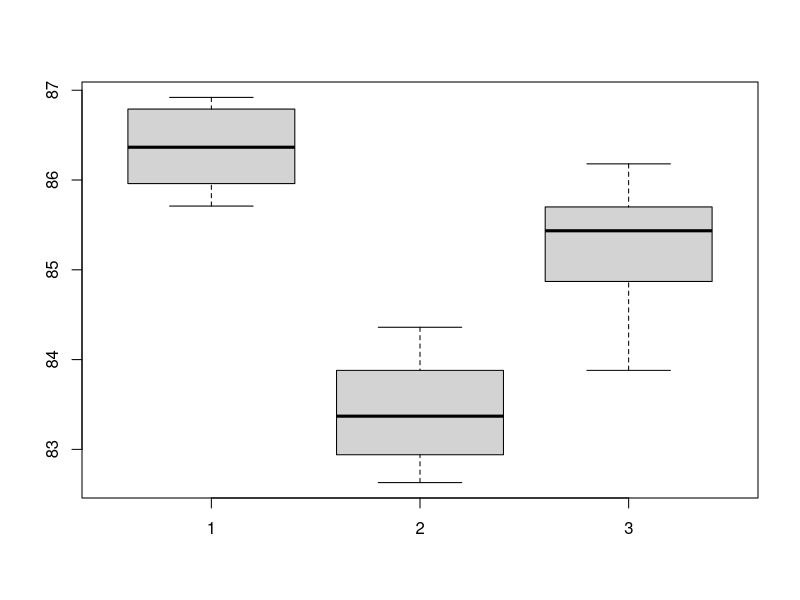

Source code (R):
# Ejercicios  5
#Datos

Marca1 <-c(86.92, 85.96, 86.47, 85.71, 86.26, 86.79)
Marca2 <-c(83.53, 84.36, 82.63, 82.94, 83.88, 83.21)
Marca3 <-c(83.88, 86.18, 84.87, 85.70, 85.21, 85.66)

#1)
boxplot(Marca1, Marca2, Marca3)

#2)
#Medias muestrales de cada tratamiento 
m1 = mean(Marca1)
m2 = mean(Marca2)
m3 = mean(Marca3)

m = 3
#3)Completar la tabla

Tratamientos <- c("1","1","1","1","1","1","2","2","2","2","2","2","3","3","3","3","3","3")
Insecticidas<-c(Marca1,Marca2,Marca3)

Datos<-data.frame(TRATAMIENTOS=Tratamientos,INSECTICIDA=Insecticidas)
Anova1<-aov(Datos$INS~Datos$TRAT)

summary(Anova1)

#4) alpha = 0.05 Rechaza la hip de anova
alpha = 0.05
sc.ERROR = 6.367
mc.ERROR = sc.ERROR/15 


abs(m1-m2)/sqrt(0.23*(1/4))>qtukey(0.95,3,9)
abs(m1-m3)/sqrt(0.23*(1/4))>qtukey(0.95,3,9)
abs(m3-m2)/sqrt(0.23*(1/4))>qtukey(0.95,3,9)



#5 y 6)
# Comparacion de medias
#(xi - xj)/ (CM. ERROR)*(1/n1+1/n2)
abs(m1-m2)/sqrt(mc.ERROR*(2/6))>qt(1-alpha/2, 15)
abs(m1-m3)/sqrt(mc.ERROR*(2/6))>qt(1-alpha/2, 15)
abs(m3-m2)/sqrt(mc.ERROR*(2/6))>qt(1-alpha/2, 15)
